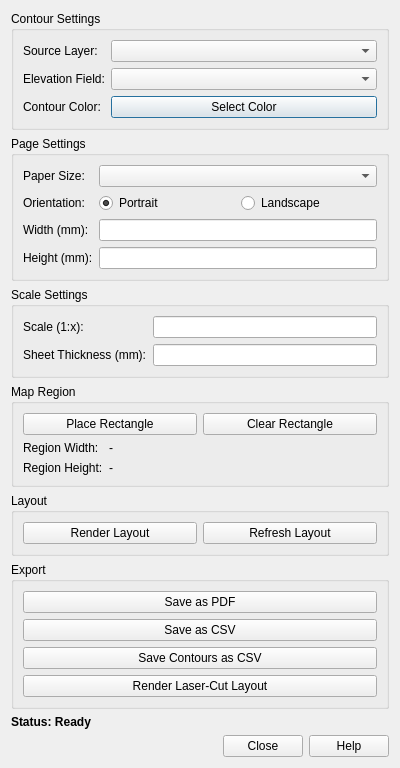
<?xml version="1.0" encoding="UTF-8"?>
<ui version="4.0">
 <class>TerrainModelDialogBase</class>
 <widget class="QDialog" name="TerrainModelDialogBase">
  <property name="geometry">
   <rect>
    <x>0</x>
    <y>0</y>
    <width>400</width>
    <height>650</height>
   </rect>
  </property>
  <property name="windowTitle">
   <string>Terrain Model Maker</string>
  </property>
  <layout class="QVBoxLayout" name="verticalLayout">
   <item>
    <widget class="QGroupBox" name="contour_settings_group">
     <property name="title">
      <string>Contour Settings</string>
     </property>
     <layout class="QVBoxLayout" name="verticalLayout_7">
      <item>
       <layout class="QFormLayout" name="formLayout_6">
        <item row="0" column="0">
         <widget class="QLabel" name="label_contour_layer">
          <property name="text">
           <string>Source Layer:</string>
          </property>
         </widget>
        </item>
        <item row="0" column="1">
         <widget class="QComboBox" name="cmb_contour_layer"/>
        </item>
        <item row="1" column="0">
         <widget class="QLabel" name="label_elev_field">
          <property name="text">
           <string>Elevation Field:</string>
          </property>
         </widget>
        </item>
        <item row="1" column="1">
         <widget class="QComboBox" name="cmb_elevation_field">
          <property name="sizePolicy">
           <sizepolicy hsizetype="Expanding" vsizetype="Fixed">
            <horstretch>0</horstretch>
            <verstretch>0</verstretch>
           </sizepolicy>
          </property>
         </widget>
        </item>
        <item row="2" column="0">
         <widget class="QLabel" name="label_contour_color">
          <property name="text">
           <string>Contour Color:</string>
          </property>
         </widget>
        </item>
        <item row="2" column="1">
         <widget class="QPushButton" name="btn_contour_color">
          <property name="text">
           <string>Select Color</string>
          </property>
         </widget>
        </item>
       </layout>
      </item>
     </layout>
    </widget>
   </item>
   <item>
    <widget class="QGroupBox" name="page_settings_group">
     <property name="title">
      <string>Page Settings</string>
     </property>
     <layout class="QVBoxLayout" name="verticalLayout_2">
      <item>
       <layout class="QFormLayout" name="formLayout">
        <item row="0" column="0">
         <widget class="QLabel" name="label_paper_size">
          <property name="text">
           <string>Paper Size:</string>
          </property>
         </widget>
        </item>
        <item row="0" column="1">
         <widget class="QComboBox" name="cmb_paper_size"/>
        </item>
        <item row="1" column="0">
         <widget class="QLabel" name="label_orientation">
          <property name="text">
           <string>Orientation:</string>
          </property>
         </widget>
        </item>
        <item row="1" column="1">
         <layout class="QHBoxLayout" name="horizontalLayout_3">
          <item>
           <widget class="QRadioButton" name="radio_portrait">
            <property name="text">
             <string>Portrait</string>
            </property>
            <property name="checked">
             <bool>true</bool>
            </property>
           </widget>
          </item>
          <item>
           <widget class="QRadioButton" name="radio_landscape">
            <property name="text">
             <string>Landscape</string>
            </property>
           </widget>
          </item>
         </layout>
        </item>
        <item row="2" column="0">
         <widget class="QLabel" name="label_width">
          <property name="text">
           <string>Width (mm):</string>
          </property>
         </widget>
        </item>
        <item row="2" column="1">
         <widget class="QLineEdit" name="txt_width"/>
        </item>
        <item row="3" column="0">
         <widget class="QLabel" name="label_height">
          <property name="text">
           <string>Height (mm):</string>
          </property>
         </widget>
        </item>
        <item row="3" column="1">
         <widget class="QLineEdit" name="txt_height"/>
        </item>
       </layout>
      </item>
     </layout>
    </widget>
   </item>
   <item>
    <widget class="QGroupBox" name="scale_settings_group">
     <property name="title">
      <string>Scale Settings</string>
     </property>
     <layout class="QVBoxLayout" name="verticalLayout_3">
      <item>
       <layout class="QFormLayout" name="formLayout_2">
        <item row="0" column="0">
         <widget class="QLabel" name="label_scale">
          <property name="text">
           <string>Scale (1:x):</string>
          </property>
         </widget>
        </item>
        <item row="0" column="1">
         <widget class="QLineEdit" name="txt_scale"/>
        </item>
        <item row="1" column="0">
         <widget class="QLabel" name="label_thickness">
          <property name="text">
           <string>Sheet Thickness (mm):</string>
          </property>
         </widget>
        </item>
        <item row="1" column="1">
         <widget class="QLineEdit" name="txt_thickness"/>
        </item>
       </layout>
      </item>
     </layout>
    </widget>
   </item>
   <item>
    <widget class="QGroupBox" name="region_group">
     <property name="title">
      <string>Map Region</string>
     </property>
     <layout class="QVBoxLayout" name="verticalLayout_4">
      <item>
       <layout class="QHBoxLayout" name="horizontalLayout">
        <item>
         <widget class="QPushButton" name="btn_place_rectangle">
          <property name="text">
           <string>Place Rectangle</string>
          </property>
         </widget>
        </item>
        <item>
         <widget class="QPushButton" name="btn_clear_rectangle">
          <property name="text">
           <string>Clear Rectangle</string>
          </property>
         </widget>
        </item>
       </layout>
      </item>
      <item>
       <layout class="QFormLayout" name="formLayout_3">
        <item row="0" column="0">
         <widget class="QLabel" name="label_region_width">
          <property name="text">
           <string>Region Width:</string>
          </property>
         </widget>
        </item>
        <item row="0" column="1">
         <widget class="QLabel" name="lbl_region_width">
          <property name="text">
           <string>-</string>
          </property>
         </widget>
        </item>
        <item row="1" column="0">
         <widget class="QLabel" name="label_region_height">
          <property name="text">
           <string>Region Height:</string>
          </property>
         </widget>
        </item>
        <item row="1" column="1">
         <widget class="QLabel" name="lbl_region_height">
          <property name="text">
           <string>-</string>
          </property>
         </widget>
        </item>
       </layout>
      </item>
     </layout>
    </widget>
   </item>
   <item>
    <widget class="QGroupBox" name="layout_group">
     <property name="title">
      <string>Layout</string>
     </property>
     <layout class="QVBoxLayout" name="verticalLayout_5">
      <item>
       <layout class="QHBoxLayout" name="horizontalLayout_2">
        <item>
         <widget class="QPushButton" name="btn_render">
          <property name="text">
           <string>Render Layout</string>
          </property>
         </widget>
        </item>
        <item>
         <widget class="QPushButton" name="btn_refresh">
          <property name="text">
           <string>Refresh Layout</string>
          </property>
         </widget>
        </item>
       </layout>
      </item>
     </layout>
    </widget>
   </item>
   <item>
    <widget class="QGroupBox" name="export_group">
     <property name="title">
      <string>Export</string>
     </property>
     <layout class="QVBoxLayout" name="verticalLayout_6">
      <item>
       <widget class="QPushButton" name="btn_export_pdf">
        <property name="text">
         <string>Save as PDF</string>
        </property>
       </widget>
      </item>
      <item>
       <widget class="QPushButton" name="btn_export_csv">
        <property name="text">
         <string>Save as CSV</string>
        </property>
       </widget>
      </item>
      <item>
       <widget class="QPushButton" name="btn_export_contours">
        <property name="text">
         <string>Save Contours as CSV</string>
        </property>
       </widget>
      </item>
      <item>
       <widget class="QPushButton" name="btn_export_laser">
        <property name="text">
         <string>Render Laser-Cut Layout</string>
        </property>
       </widget>
      </item>
     </layout>
    </widget>
   </item>
   <item>
    <widget class="QLabel" name="lbl_status">
     <property name="styleSheet">
      <string notr="true">font-weight: bold;</string>
     </property>
     <property name="text">
      <string>Status: Ready</string>
     </property>
    </widget>
   </item>
   <item>
    <widget class="QDialogButtonBox" name="button_box">
     <property name="orientation">
      <enum>Qt::Horizontal</enum>
     </property>
     <property name="standardButtons">
      <set>QDialogButtonBox::Close|QDialogButtonBox::Help</set>
     </property>
    </widget>
   </item>
  </layout>
 </widget>
 <resources/>
 <connections>
  <connection>
   <sender>button_box</sender>
   <signal>accepted()</signal>
   <receiver>TerrainModelDialogBase</receiver>
   <slot>accept()</slot>
   <hints>
    <hint type="sourcelabel">
     <x>20</x>
     <y>20</y>
    </hint>
    <hint type="destinationlabel">
     <x>20</x>
     <y>20</y>
    </hint>
   </hints>
  </connection>
  <connection>
   <sender>button_box</sender>
   <signal>rejected()</signal>
   <receiver>TerrainModelDialogBase</receiver>
   <slot>reject()</slot>
   <hints>
    <hint type="sourcelabel">
     <x>20</x>
     <y>20</y>
    </hint>
    <hint type="destinationlabel">
     <x>20</x>
     <y>20</y>
    </hint>
   </hints>
  </connection>
 </connections>
</ui> 
